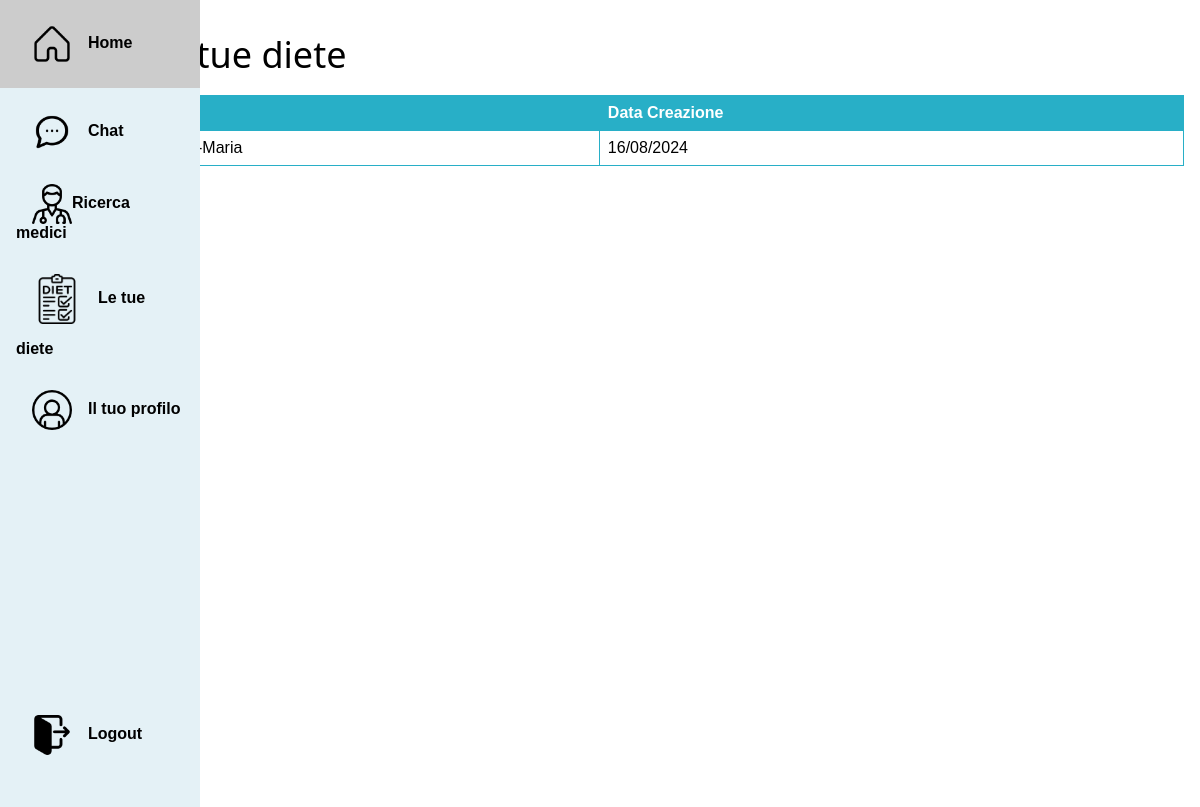
Page /diet/ (signed in) on the earlier database version.
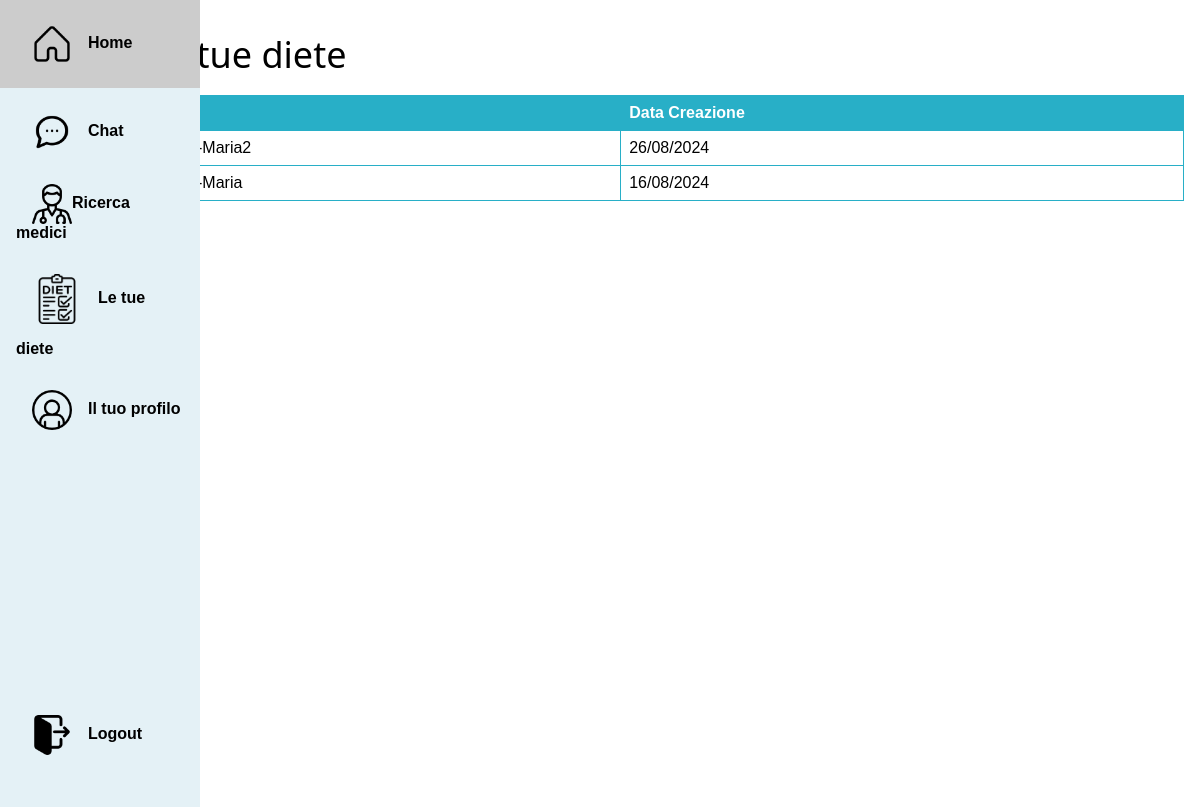
Same page on the later database version.
### myapp/models.py (models this page shows)
class Dieta(models.Model):
    id_medico = models.ForeignKey(Utente, null=True, on_delete=models.CASCADE, related_name='IDMedico')
    paziente = models.ForeignKey(Utente, null=True, on_delete=models.CASCADE, related_name='IDPaziente')
    data = models.DateTimeField()
    nome = models.CharField(max_length=30, blank=True)

### myapp/views.py (the view)
# urls.py: path('diet/', views.diet, name='diet'),
@login_required
def diet(request):
    paz=get_object_or_404(Utente, id=request.user.id)
    diete = Dieta.objects.filter(paziente=paz).order_by('-data')
    diete_info = []
    for dieta in diete:
            pasti = Pasto.objects.filter(idDieta=dieta)
            pasti_info = []
            for pasto in pasti:
                alimento = get_object_or_404(Alimento, pk=pasto.idalimento_id)
                pasti_info.append({
                    'id': pasto.id,
                    'nome_alimento': alimento.nome,
                    'proteine': alimento.proteine,
                    'grassi': alimento.grassi,
                    'carboidrati': alimento.carboidrati,
                    'calorie': alimento.calorie,
                    'quantita': pasto.qta,
                    'tipo': pasto.tipo,
                    'giorno': pasto.giorno,
                })
            diete_info.append({
                'id': dieta.id,
                'nome': dieta.nome,
                'data': dieta.data,
                'pasti': pasti_info
            })
    context = {
        'diete' : diete_info
    }
    print(context)
    return render(request, 'diet/diet.html', context)

### myapp/templates/diet/diet.html (shortened to what this page needs)
{% extends 'base.html' %}
{% load static %}
{% block content %}
<div class="w3-margin-left w3-margin-right">
    <h1>Le tue diete</h1>
    <div class="summary w3-margin-top" style="width: 100%;">
        <table>
            <tr>
                <th>Dieta</th>
                <th>Data Creazione</th>
            </tr>
            {% for d in diete %}
            <tr onclick="showDietaDetails('{{ d.id }}')" style="cursor: pointer;">
                <td>{{ d.nome }}</td>
                <td>{{ d.data|date:"d/m/Y" }}</td>
            </tr>
            {% empty %}
            <tr>
                <td colspan="2"><strong>Non ci sono diete registrate per questo paziente.</strong></td>
            </tr>
            {% endfor %}
        </table>
    </div>
    <div class="scroll-pane  w3-margin-left  w3-margin-right"
        style="display:flex;border: 1px solid white; overflow-y: auto; height: 100%; width: 100%; margin-bottom: 5%;">
    </div>
</div>
{% endblock %}

Differences in the rows shown:
added Dieta: nome "Rossi-Maria2", data "26/08/2024"
